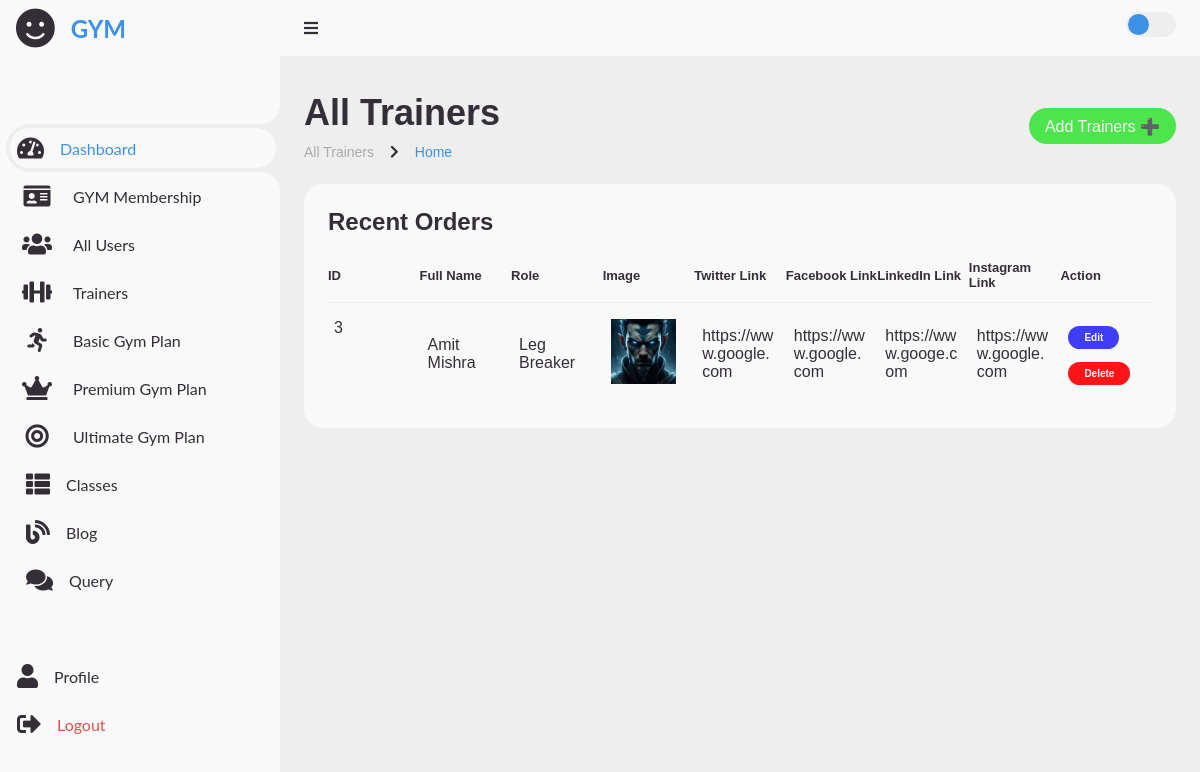
The page /admin/all_trainers.php (signed in) on the database its author committed.
### tables this page shows
CREATE TABLE `trainers` (
  `id` int(11) NOT NULL,
  `name` varchar(255) NOT NULL,
  `role` varchar(100) NOT NULL,
  `image` varchar(255) NOT NULL,
  `twitter_link` varchar(255) DEFAULT NULL,
  `facebook_link` varchar(255) DEFAULT NULL,
  `linkedin_link` varchar(255) DEFAULT NULL,
  `instagram_link` varchar(255) DEFAULT NULL
);

### admin/all_trainers.php (the view, shortened to what this page needs)
<?php
include_once "../config/dbconnect.php";
?>
<?php include './shortcuts/admin_header.php'; ?>
<main>
  <div class="head-title">
    <div class="left">
      <h1>All Trainers</h1>
      <ul class="breadcrumb">
        <li><a href="#">All Trainers</a></li>
        <li><i class='fas fa-chevron-right'></i></li>
        <li><a class="active" href="admin_home.php">Home</a></li>
      </ul>
    </div>
    <a href="add_trainers_member.php" class="btn-download">
      <span class="text">Add Trainers ➕</span>
    </a>
  </div>
  <div class="table-data">
    <div class="order">
      <div class="head">
        <h3>Recent Orders</h3>
      </div>
      <table>
        <thead>
          <tr>
            <th>ID</th>
            <th>Full Name</th>
            <th>Role</th>
            <th>Image</th>
            <th>Twitter Link</th>
            <th>Facebook Link</th>
            <th>LinkedIn Link</th>
            <th>Instagram Link </th>
            <th>Action</th>
          </tr>
        </thead>
        <tbody>
          <?php
          $query = "SELECT * FROM trainers";
          $query_run = mysqli_query($conn, $query);
          if (mysqli_num_rows($query_run) > 0) {
            foreach ($query_run as $row) {
          ?>
              <tr>
                <td><?= $row['id'] ?></td>
                <td><?= $row['name'] ?></td>
                <td><?= $row['role'] ?></td>
                <td><?php echo '<img src="upload/' . $row['image'] . '" width="200px"; height="200px;" alt="image">' ?></td>
                <td><?= $row['twitter_link'] ?></td>
                <td><?= $row['facebook_link'] ?></td>
                <td><?= $row['linkedin_link'] ?></td>
                <td><?= $row['instagram_link'] ?></td>
                <td>
                  <a href="edit_trainer.php?id=<?= $row['id'] ?>" class="status btn-bg-color-edit">Edit</a><br><br>
                  <a href="delete_trainer.php?id=<?= $row['id'] ?>" class="status btn-bg-color-delete" onclick="return confirm('Are you sure you want to delete this user?');">Delete</a>
                </td>
              <?php
            }
          } else {
              ?>
              <tr>
                <td>no record found</td>
              </tr>
            <?php
          }
            ?>
        </tbody>
      </table>
    </div>
  </div>
</main>
</section>
</body>
</html>

### admin/css/style.css (style rules this page uses)
* { margin: 0; padding: 0; box-sizing: border-box; }
a { text-decoration: none; }
li { list-style: none; }
:root { --poppins: 'Poppins', sans-serif; --lato: 'Lato', sans-serif; --light: #F9F9F9; --blue: #3C91E6; --light-blue: #CFE8FF; --grey: #eee; --dark-grey: #AAAAAA; --dark: #342E37; --red: #DB504A; --yellow: #FFCE26; --light-yellow: #FFF2C6; --orange: #FD7238; --light-orange: #FFE0D3; }
html { overflow-x: hidden; }
body { background: var(--grey); overflow-x: hidden; }
.fas { color: var(--dark); }
.head-title h1 { font-size: 28px; margin-bottom: 20px; }
.breadcrumb { list-style: none; padding: 0; margin: 0; }
.breadcrumb li { display: inline; font-size: 14px; color: #666; }
#content main { width: 100%; padding: 36px 24px; font-family: var(--poppins); max-height: calc(100vh - 56px); overflow-y: auto; }
#content main .head-title { display: flex; align-items: center; justify-content: space-between; gap: 16px; flex-wrap: wrap; }
#content main .head-title .left h1 { font-size: 36px; font-weight: 600; margin-bottom: 10px; color: var(--dark); }
#content main .head-title .left .breadcrumb { display: flex; align-items: center; gap: 16px; }
#content main .head-title .left .breadcrumb li { color: var(--dark); }
#content main .head-title .left .breadcrumb li a { color: var(--dark-grey); pointer-events: none; }
#content main .head-title .left .breadcrumb li a.active { color: var(--blue); pointer-events: unset; }
#content main .head-title .btn-download { height: 36px; padding: 0 16px; border-radius: 36px; background: rgb(77, 228, 77); color: var(--light); display: flex; justify-content: center; align-items: center; gap: 10px; font-weight: 500; }
#content main .table-data { display: flex; flex-wrap: wrap; gap: 24px; margin-top: 24px; width: 100%; color: var(--dark); }
#content main .table-data>div { border-radius: 20px; background: var(--light); padding: 24px; overflow-x: auto; }
#content main .table-data .head { display: flex; align-items: center; gap: 16px; margin-bottom: 24px; }
#content main .table-data .head h3 { margin-right: auto; font-size: 24px; font-weight: 600; }
#content main .table-data .order { flex-grow: 1; flex-basis: 500px; }
#content main .table-data .order table { width: 100%; border-collapse: collapse; table-layout: fixed; }
#content main .table-data .order table th { padding-bottom: 12px; font-size: 13px; text-align: left; border-bottom: 1px solid var(--grey); }
#content main .table-data .order table td { padding: 16px 8px; word-wrap: break-word; overflow-wrap: break-word; white-space: normal; }
#content main .table-data .order table tr td:first-child { display: flex; align-items: center; gap: 12px; padding-left: 6px; }
#content main .table-data .order table td img { width: 65px; height: 65px; object-fit: cover; }
.btn-bg-color-edit { background-color: rgb(62, 62, 246); }
.btn-bg-color-delete { background-color: rgb(254, 22, 22); }
#content main .table-data .order table tr td .status { font-size: 10px; padding: 6px 16px; color: var(--light); border-radius: 20px; font-weight: 700; }

### rows shown on the page
trainers: id "3", name "Amit Mishra", role "Leg Breaker", image (picture), twitter_link "https://www.google.com", facebook_link "https://www.google.com", linkedin_link "https://www.googe.com", instagram_link "https://www.google.com"
